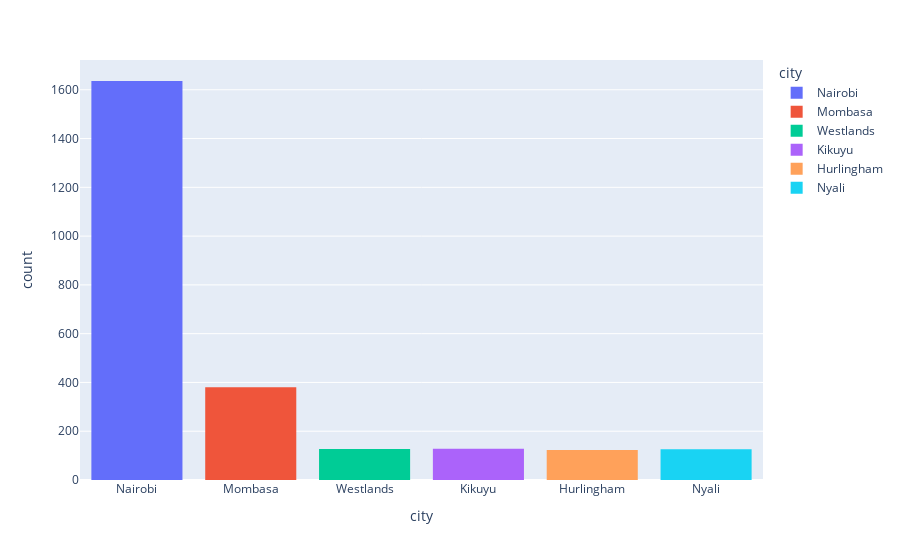

The code cell stored with this chart in its notebook:
### Code cell
fig = px.histogram(apartments_copy, x="city", color="city")
fig.show()

### Figure 1 — Plotly figure (JSON) as saved in the notebook; plotly's stock layout.template omitted (floating-point values rounded to 4 significant figures; data arrays with more than 128 entries replaced by an {"elided": "..."} marker saying what was removed)
{"data": [{"alignmentgroup": "True", "bingroup": "x", "hovertemplate": "city=%{x}<br>count=%{y}<extra></extra>", "legendgroup": "Nairobi", "marker": {"color": "#636efa", "pattern": {"shape": ""}}, "name": "Nairobi", "offsetgroup": "Nairobi", "orientation": "v", "showlegend": true, "type": "histogram", "x": {"elided": "1636 str values"}, "xaxis": "x", "yaxis": "y"}, {"alignmentgroup": "True", "bingroup": "x", "hovertemplate": "city=%{x}<br>count=%{y}<extra></extra>", "legendgroup": "Mombasa", "marker": {"color": "#EF553B", "pattern": {"shape": ""}}, "name": "Mombasa", "offsetgroup": "Mombasa", "orientation": "v", "showlegend": true, "type": "histogram", "x": {"elided": "380 str values"}, "xaxis": "x", "yaxis": "y"}, {"alignmentgroup": "True", "bingroup": "x", "hovertemplate": "city=%{x}<br>count=%{y}<extra></extra>", "legendgroup": "Westlands", "marker": {"color": "#00cc96", "pattern": {"shape": ""}}, "name": "Westlands", "offsetgroup": "Westlands", "orientation": "v", "showlegend": true, "type": "histogram", "x": ["Westlands", "Westlands", "Westlands", "Westlands", "Westlands", "Westlands", "Westlands", "Westlands", "Westlands", "Westlands", "Westlands", "Westlands", "Westlands", "Westlands", "Westlands", "Westlands", "Westlands", "Westlands", "Westlands", "Westlands", "Westlands", "Westlands", "Westlands", "Westlands", "Westlands", "Westlands", "Westlands", "Westlands", "Westlands", "Westlands", "Westlands", "Westlands", "Westlands", "Westlands", "Westlands", "Westlands", "Westlands", "Westlands", "Westlands", "Westlands", "Westlands", "Westlands", "Westlands", "Westlands", "Westlands", "Westlands", "Westlands", "Westlands", "Westlands", "Westlands", "Westlands", "Westlands", "Westlands", "Westlands", "Westlands", "Westlands", "Westlands", "Westlands", "Westlands", "Westlands", "Westlands", "Westlands", "Westlands", "Westlands", "Westlands", "Westlands", "Westlands", "Westlands", "Westlands", "Westlands", "Westlands", "Westlands", "Westlands", "Westlands", "Westlands", "Westlands", "Westlands", "Westlands", "Westlands", "Westlands", "Westlands", "Westlands", "Westlands", "Westlands", "Westlands", "Westlands", "Westlands", "Westlands", "Westlands", "Westlands", "Westlands", "Westlands", "Westlands", "Westlands", "Westlands", "Westlands", "Westlands", "Westlands", "Westlands", "Westlands", "Westlands", "Westlands", "Westlands", "Westlands", "Westlands", "Westlands", "Westlands", "Westlands", "Westlands", "Westlands", "Westlands", "Westlands", "Westlands", "Westlands", "Westlands", "Westlands", "Westlands", "Westlands", "Westlands", "Westlands", "Westlands", "Westlands", "Westlands", "Westlands", "Westlands", "Westlands", "Westlands"], "xaxis": "x", "yaxis": "y"}, {"alignmentgroup": "True", "bingroup": "x", "hovertemplate": "city=%{x}<br>count=%{y}<extra></extra>", "legendgroup": "Kikuyu", "marker": {"color": "#ab63fa", "pattern": {"shape": ""}}, "name": "Kikuyu", "offsetgroup": "Kikuyu", "orientation": "v", "showlegend": true, "type": "histogram", "x": ["Kikuyu", "Kikuyu", "Kikuyu", "Kikuyu", "Kikuyu", "Kikuyu", "Kikuyu", "Kikuyu", "Kikuyu", "Kikuyu", "Kikuyu", "Kikuyu", "Kikuyu", "Kikuyu", "Kikuyu", "Kikuyu", "Kikuyu", "Kikuyu", "Kikuyu", "Kikuyu", "Kikuyu", "Kikuyu", "Kikuyu", "Kikuyu", "Kikuyu", "Kikuyu", "Kikuyu", "Kikuyu", "Kikuyu", "Kikuyu", "Kikuyu", "Kikuyu", "Kikuyu", "Kikuyu", "Kikuyu", "Kikuyu", "Kikuyu", "Kikuyu", "Kikuyu", "Kikuyu", "Kikuyu", "Kikuyu", "Kikuyu", "Kikuyu", "Kikuyu", "Kikuyu", "Kikuyu", "Kikuyu", "Kikuyu", "Kikuyu", "Kikuyu", "Kikuyu", "Kikuyu", "Kikuyu", "Kikuyu", "Kikuyu", "Kikuyu", "Kikuyu", "Kikuyu", "Kikuyu", "Kikuyu", "Kikuyu", "Kikuyu", "Kikuyu", "Kikuyu", "Kikuyu", "Kikuyu", "Kikuyu", "Kikuyu", "Kikuyu", "Kikuyu", "Kikuyu", "Kikuyu", "Kikuyu", "Kikuyu", "Kikuyu", "Kikuyu", "Kikuyu", "Kikuyu", "Kikuyu", "Kikuyu", "Kikuyu", "Kikuyu", "Kikuyu", "Kikuyu", "Kikuyu", "Kikuyu", "Kikuyu", "Kikuyu", "Kikuyu", "Kikuyu", "Kikuyu", "Kikuyu", "Kikuyu", "Kikuyu", "Kikuyu", "Kikuyu", "Kikuyu", "Kikuyu", "Kikuyu", "Kikuyu", "Kikuyu", "Kikuyu", "Kikuyu", "Kikuyu", "Kikuyu", "Kikuyu", "Kikuyu", "Kikuyu", "Kikuyu", "Kikuyu", "Kikuyu", "Kikuyu", "Kikuyu", "Kikuyu", "Kikuyu", "Kikuyu", "Kikuyu", "Kikuyu", "Kikuyu", "Kikuyu", "Kikuyu", "Kikuyu", "Kikuyu", "Kikuyu", "Kikuyu", "Kikuyu", "Kikuyu"], "xaxis": "x", "yaxis": "y"}, {"alignmentgroup": "True", "bingroup": "x", "hovertemplate": "city=%{x}<br>count=%{y}<extra></extra>", "legendgroup": "Hurlingham", "marker": {"color": "#FFA15A", "pattern": {"shape": ""}}, "name": "Hurlingham", "offsetgroup": "Hurlingham", "orientation": "v", "showlegend": true, "type": "histogram", "x": ["Hurlingham", "Hurlingham", "Hurlingham", "Hurlingham", "Hurlingham", "Hurlingham", "Hurlingham", "Hurlingham", "Hurlingham", "Hurlingham", "Hurlingham", "Hurlingham", "Hurlingham", "Hurlingham", "Hurlingham", "Hurlingham", "Hurlingham", "Hurlingham", "Hurlingham", "Hurlingham", "Hurlingham", "Hurlingham", "Hurlingham", "Hurlingham", "Hurlingham", "Hurlingham", "Hurlingham", "Hurlingham", "Hurlingham", "Hurlingham", "Hurlingham", "Hurlingham", "Hurlingham", "Hurlingham", "Hurlingham", "Hurlingham", "Hurlingham", "Hurlingham", "Hurlingham", "Hurlingham", "Hurlingham", "Hurlingham", "Hurlingham", "Hurlingham", "Hurlingham", "Hurlingham", "Hurlingham", "Hurlingham", "Hurlingham", "Hurlingham", "Hurlingham", "Hurlingham", "Hurlingham", "Hurlingham", "Hurlingham", "Hurlingham", "Hurlingham", "Hurlingham", "Hurlingham", "Hurlingham", "Hurlingham", "Hurlingham", "Hurlingham", "Hurlingham", "Hurlingham", "Hurlingham", "Hurlingham", "Hurlingham", "Hurlingham", "Hurlingham", "Hurlingham", "Hurlingham", "Hurlingham", "Hurlingham", "Hurlingham", "Hurlingham", "Hurlingham", "Hurlingham", "Hurlingham", "Hurlingham", "Hurlingham", "Hurlingham", "Hurlingham", "Hurlingham", "Hurlingham", "Hurlingham", "Hurlingham", "Hurlingham", "Hurlingham", "Hurlingham", "Hurlingham", "Hurlingham", "Hurlingham", "Hurlingham", "Hurlingham", "Hurlingham", "Hurlingham", "Hurlingham", "Hurlingham", "Hurlingham", "Hurlingham", "Hurlingham", "Hurlingham", "Hurlingham", "Hurlingham", "Hurlingham", "Hurlingham", "Hurlingham", "Hurlingham", "Hurlingham", "Hurlingham", "Hurlingham", "Hurlingham", "Hurlingham", "Hurlingham", "Hurlingham", "Hurlingham", "Hurlingham", "Hurlingham", "Hurlingham", "Hurlingham", "Hurlingham", "Hurlingham"], "xaxis": "x", "yaxis": "y"}, {"alignmentgroup": "True", "bingroup": "x", "hovertemplate": "city=%{x}<br>count=%{y}<extra></extra>", "legendgroup": "Nyali", "marker": {"color": "#19d3f3", "pattern": {"shape": ""}}, "name": "Nyali", "offsetgroup": "Nyali", "orientation": "v", "showlegend": true, "type": "histogram", "x": ["Nyali", "Nyali", "Nyali", "Nyali", "Nyali", "Nyali", "Nyali", "Nyali", "Nyali", "Nyali", "Nyali", "Nyali", "Nyali", "Nyali", "Nyali", "Nyali", "Nyali", "Nyali", "Nyali", "Nyali", "Nyali", "Nyali", "Nyali", "Nyali", "Nyali", "Nyali", "Nyali", "Nyali", "Nyali", "Nyali", "Nyali", "Nyali", "Nyali", "Nyali", "Nyali", "Nyali", "Nyali", "Nyali", "Nyali", "Nyali", "Nyali", "Nyali", "Nyali", "Nyali", "Nyali", "Nyali", "Nyali", "Nyali", "Nyali", "Nyali", "Nyali", "Nyali", "Nyali", "Nyali", "Nyali", "Nyali", "Nyali", "Nyali", "Nyali", "Nyali", "Nyali", "Nyali", "Nyali", "Nyali", "Nyali", "Nyali", "Nyali", "Nyali", "Nyali", "Nyali", "Nyali", "Nyali", "Nyali", "Nyali", "Nyali", "Nyali", "Nyali", "Nyali", "Nyali", "Nyali", "Nyali", "Nyali", "Nyali", "Nyali", "Nyali", "Nyali", "Nyali", "Nyali", "Nyali", "Nyali", "Nyali", "Nyali", "Nyali", "Nyali", "Nyali", "Nyali", "Nyali", "Nyali", "Nyali", "Nyali", "Nyali", "Nyali", "Nyali", "Nyali", "Nyali", "Nyali", "Nyali", "Nyali", "Nyali", "Nyali", "Nyali", "Nyali", "Nyali", "Nyali", "Nyali", "Nyali", "Nyali", "Nyali", "Nyali", "Nyali", "Nyali", "Nyali", "Nyali", "Nyali", "Nyali", "Nyali"], "xaxis": "x", "yaxis": "y"}], "layout": {"barmode": "relative", "legend": {"title": {"text": "city"}, "tracegroupgap": 0}, "margin": {"t": 60}, "xaxis": {"anchor": "y", "categoryarray": ["Nairobi", "Mombasa", "Westlands", "Kikuyu", "Hurlingham", "Nyali"], "categoryorder": "array", "domain": [0, 1], "title": {"text": "city"}}, "yaxis": {"anchor": "x", "domain": [0, 1], "title": {"text": "count"}}}}
